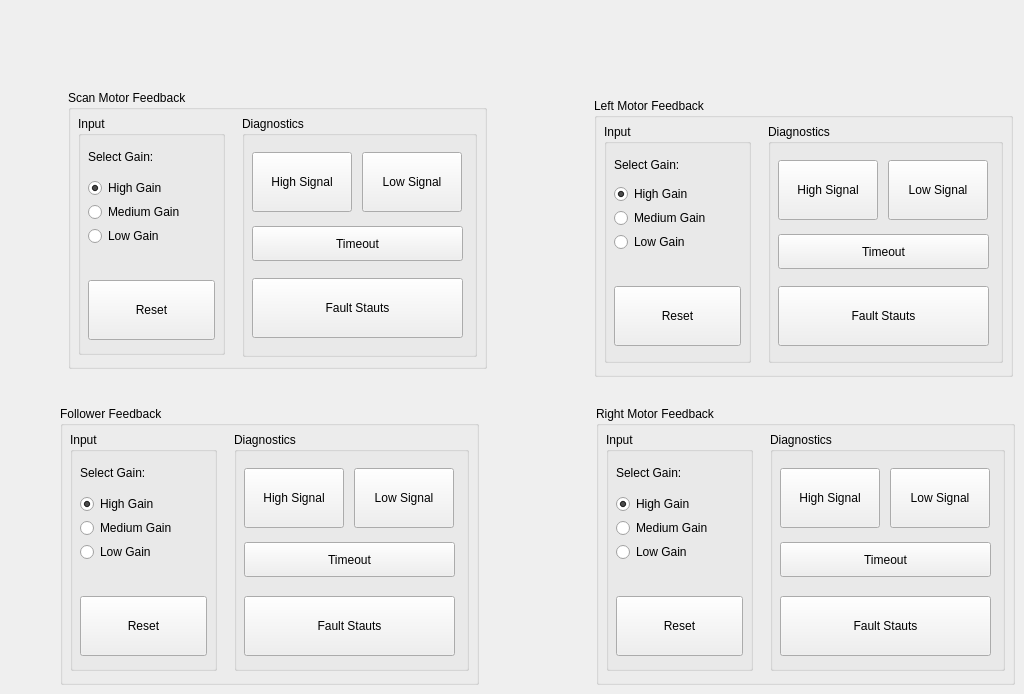
      <widget class="QWidget" name="tab_5">
       <attribute name="title">
        <string>Resolver Feedback</string>
       </attribute>
       <widget class="QGroupBox" name="groupBox_23">
        <property name="geometry">
         <rect>
          <x>68</x>
          <y>90</y>
          <width>419</width>
          <height>279</height>
         </rect>
        </property>
        <property name="title">
         <string>Scan Motor Feedback</string>
        </property>
        <widget class="QGroupBox" name="groupBox_24">
         <property name="geometry">
          <rect>
           <x>174</x>
           <y>26</y>
           <width>235</width>
           <height>241</height>
          </rect>
         </property>
         <property name="title">
          <string>Diagnostics</string>
         </property>
         <widget class="QPushButton" name="vega_scan_fault_stauts">
          <property name="geometry">
           <rect>
            <x>10</x>
            <y>162</y>
            <width>211</width>
            <height>60</height>
           </rect>
          </property>
          <property name="text">
           <string>Fault Stauts</string>
          </property>
          <property name="checkable">
           <bool>true</bool>
          </property>
         </widget>
         <widget class="QPushButton" name="vega_scan_low_signal">
          <property name="geometry">
           <rect>
            <x>120</x>
            <y>36</y>
            <width>100</width>
            <height>60</height>
           </rect>
          </property>
          <property name="text">
           <string>Low Signal</string>
          </property>
         </widget>
         <widget class="QPushButton" name="vega_scan_high_signal">
          <property name="geometry">
           <rect>
            <x>10</x>
            <y>36</y>
            <width>100</width>
            <height>60</height>
           </rect>
          </property>
          <property name="text">
           <string>High Signal</string>
          </property>
         </widget>
         <widget class="QPushButton" name="vega_scan_timeout_signal">
          <property name="geometry">
           <rect>
            <x>10</x>
            <y>110</y>
            <width>211</width>
            <height>35</height>
           </rect>
          </property>
          <property name="text">
           <string>Timeout</string>
          </property>
         </widget>
        </widget>
        <widget class="QGroupBox" name="groupBox_25">
         <property name="geometry">
          <rect>
           <x>10</x>
           <y>26</y>
           <width>147</width>
           <height>239</height>
          </rect>
         </property>
         <property name="title">
          <string>Input</string>
         </property>
         <widget class="QWidget" name="layoutWidget">
          <property name="geometry">
           <rect>
            <x>10</x>
            <y>58</y>
            <width>125</width>
            <height>77</height>
           </rect>
          </property>
          <layout class="QVBoxLayout" name="verticalLayout_3">
           <property name="spacing">
            <number>0</number>
           </property>
           <item>
            <widget class="QRadioButton" name="vega_scan_high_gain">
             <property name="text">
              <string>High Gain</string>
             </property>
             <property name="checked">
              <bool>true</bool>
             </property>
            </widget>
           </item>
           <item>
            <widget class="QRadioButton" name="vega_scan_medium_gain">
             <property name="text">
              <string>Medium Gain</string>
             </property>
            </widget>
           </item>
           <item>
            <widget class="QRadioButton" name="vega_scan_low_gain">
             <property name="text">
              <string>Low Gain</string>
             </property>
            </widget>
           </item>
          </layout>
         </widget>
         <widget class="QPushButton" name="vega_scan_reset">
          <property name="geometry">
           <rect>
            <x>10</x>
            <y>164</y>
            <width>127</width>
            <height>60</height>
           </rect>
          </property>
          <property name="text">
           <string>Reset</string>
          </property>
         </widget>
         <widget class="QLabel" name="label_26">
          <property name="geometry">
           <rect>
            <x>10</x>
            <y>30</y>
            <width>89</width>
            <height>21</height>
           </rect>
          </property>
          <property name="text">
           <string>Select Gain:</string>
          </property>
         </widget>
        </widget>
       </widget>
       <widget class="QGroupBox" name="groupBox_26">
        <property name="geometry">
         <rect>
          <x>594</x>
          <y>98</y>
          <width>419</width>
          <height>279</height>
         </rect>
        </property>
        <property name="title">
         <string>Left Motor Feedback</string>
        </property>
        <widget class="QGroupBox" name="groupBox_27">
         <property name="geometry">
          <rect>
           <x>174</x>
           <y>26</y>
           <width>235</width>
           <height>239</height>
          </rect>
         </property>
         <property name="title">
          <string>Diagnostics</string>
         </property>
         <widget class="QPushButton" name="vega_left_fault_stauts">
          <property name="geometry">
           <rect>
            <x>10</x>
            <y>162</y>
            <width>211</width>
            <height>60</height>
           </rect>
          </property>
          <property name="text">
           <string>Fault Stauts</string>
          </property>
          <property name="checkable">
           <bool>true</bool>
          </property>
         </widget>
         <widget class="QPushButton" name="vega_left_low_signal">
          <property name="geometry">
           <rect>
            <x>120</x>
            <y>36</y>
            <width>100</width>
            <height>60</height>
           </rect>
          </property>
          <property name="text">
           <string>Low Signal</string>
          </property>
         </widget>
         <widget class="QPushButton" name="vega_left_high_signal">
          <property name="geometry">
           <rect>
            <x>10</x>
            <y>36</y>
            <width>100</width>
            <height>60</height>
           </rect>
          </property>
          <property name="text">
           <string>High Signal</string>
          </property>
         </widget>
         <widget class="QPushButton" name="vega_left_timeout_signal">
          <property name="geometry">
           <rect>
            <x>10</x>
            <y>110</y>
            <width>211</width>
            <height>35</height>
           </rect>
          </property>
          <property name="text">
           <string>Timeout</string>
          </property>
         </widget>
        </widget>
        <widget class="QGroupBox" name="groupBox_28">
         <property name="geometry">
          <rect>
           <x>10</x>
           <y>26</y>
           <width>147</width>
           <height>239</height>
          </rect>
         </property>
         <property name="title">
          <string>Input</string>
         </property>
         <widget class="QWidget" name="layoutWidget_2">
          <property name="geometry">
           <rect>
            <x>10</x>
            <y>56</y>
            <width>125</width>
            <height>77</height>
           </rect>
          </property>
          <layout class="QVBoxLayout" name="verticalLayout_4">
           <property name="spacing">
            <number>0</number>
           </property>
           <item>
            <widget class="QRadioButton" name="vega_left_high_gain">
             <property name="text">
              <string>High Gain</string>
             </property>
             <property name="checked">
              <bool>true</bool>
             </property>
            </widget>
           </item>
           <item>
            <widget class="QRadioButton" name="vega_left_medium_gain">
             <property name="text">
              <string>Medium Gain</string>
             </property>
            </widget>
           </item>
           <item>
            <widget class="QRadioButton" name="vega_left_low_gain">
             <property name="text">
              <string>Low Gain</string>
             </property>
            </widget>
           </item>
          </layout>
         </widget>
         <widget class="QPushButton" name="vega_left_reset">
          <property name="geometry">
           <rect>
            <x>10</x>
            <y>162</y>
            <width>127</width>
            <height>60</height>
           </rect>
          </property>
          <property name="text">
           <string>Reset</string>
          </property>
         </widget>
         <widget class="QLabel" name="label_98">
          <property name="geometry">
           <rect>
            <x>10</x>
            <y>30</y>
            <width>89</width>
            <height>21</height>
           </rect>
          </property>
          <property name="text">
           <string>Select Gain:</string>
          </property>
         </widget>
        </widget>
       </widget>
       <widget class="QGroupBox" name="groupBox_29">
        <property name="geometry">
         <rect>
          <x>596</x>
          <y>406</y>
          <width>419</width>
          <height>279</height>
         </rect>
        </property>
        <property name="title">
         <string>Right Motor Feedback</string>
        </property>
        <widget class="QGroupBox" name="groupBox_30">
         <property name="geometry">
          <rect>
           <x>174</x>
           <y>26</y>
           <width>235</width>
           <height>239</height>
          </rect>
         </property>
         <property name="title">
          <string>Diagnostics</string>
         </property>
         <widget class="QPushButton" name="vega_right_fault_stauts">
          <property name="geometry">
           <rect>
            <x>10</x>
            <y>164</y>
            <width>211</width>
            <height>60</height>
           </rect>
          </property>
          <property name="text">
           <string>Fault Stauts</string>
          </property>
          <property name="checkable">
           <bool>true</bool>
          </property>
         </widget>
         <widget class="QPushButton" name="vega_right_low_signal">
          <property name="geometry">
           <rect>
            <x>120</x>
            <y>36</y>
            <width>100</width>
            <height>60</height>
           </rect>
          </property>
          <property name="text">
           <string>Low Signal</string>
          </property>
         </widget>
         <widget class="QPushButton" name="vega_right_high_signal">
          <property name="geometry">
           <rect>
            <x>10</x>
            <y>36</y>
            <width>100</width>
            <height>60</height>
           </rect>
          </property>
          <property name="text">
           <string>High Signal</string>
          </property>
         </widget>
         <widget class="QPushButton" name="vega_right_timeout_signal">
          <property name="geometry">
           <rect>
            <x>10</x>
            <y>110</y>
            <width>211</width>
            <height>35</height>
           </rect>
          </property>
          <property name="text">
           <string>Timeout</string>
          </property>
         </widget>
        </widget>
        <widget class="QGroupBox" name="groupBox_31">
         <property name="geometry">
          <rect>
           <x>10</x>
           <y>26</y>
           <width>147</width>
           <height>239</height>
          </rect>
         </property>
         <property name="title">
          <string>Input</string>
         </property>
         <widget class="QWidget" name="layoutWidget_4">
          <property name="geometry">
           <rect>
            <x>10</x>
            <y>58</y>
            <width>125</width>
            <height>77</height>
           </rect>
          </property>
          <layout class="QVBoxLayout" name="verticalLayout_5">
           <property name="spacing">
            <number>0</number>
           </property>
           <item>
            <widget class="QRadioButton" name="vega_right_high_gain">
             <property name="text">
              <string>High Gain</string>
             </property>
             <property name="checked">
              <bool>true</bool>
             </property>
            </widget>
           </item>
           <item>
            <widget class="QRadioButton" name="vega_right_medium_gain">
             <property name="text">
              <string>Medium Gain</string>
             </property>
            </widget>
           </item>
           <item>
            <widget class="QRadioButton" name="vega_right_low_gain">
             <property name="text">
              <string>Low Gain</string>
             </property>
            </widget>
           </item>
          </layout>
         </widget>
         <widget class="QPushButton" name="vega_right_reset">
          <property name="geometry">
           <rect>
            <x>10</x>
            <y>164</y>
            <width>127</width>
            <height>60</height>
           </rect>
          </property>
          <property name="text">
           <string>Reset</string>
          </property>
         </widget>
         <widget class="QLabel" name="label_107">
          <property name="geometry">
           <rect>
            <x>10</x>
            <y>30</y>
            <width>89</width>
            <height>21</height>
           </rect>
          </property>
          <property name="text">
           <string>Select Gain:</string>
          </property>
         </widget>
        </widget>
       </widget>
       <widget class="QGroupBox" name="groupBox_32">
        <property name="geometry">
         <rect>
          <x>60</x>
          <y>406</y>
          <width>419</width>
          <height>279</height>
         </rect>
        </property>
        <property name="title">
         <string>Follower Feedback</string>
        </property>
        <widget class="QGroupBox" name="groupBox_33">
         <property name="geometry">
          <rect>
           <x>174</x>
           <y>26</y>
           <width>235</width>
           <height>239</height>
          </rect>
         </property>
         <property name="title">
          <string>Diagnostics</string>
         </property>
         <widget class="QPushButton" name="vega_follower_fault_stauts">
          <property name="geometry">
           <rect>
            <x>10</x>
            <y>164</y>
            <width>211</width>
            <height>60</height>
           </rect>
          </property>
          <property name="text">
           <string>Fault Stauts</string>
          </property>
          <property name="checkable">
           <bool>true</bool>
          </property>
         </widget>
         <widget class="QPushButton" name="vega_follower_low_signal">
          <property name="geometry">
           <rect>
            <x>120</x>
            <y>36</y>
            <width>100</width>
            <height>60</height>
           </rect>
          </property>
          <property name="text">
           <string>Low Signal</string>
          </property>
         </widget>
         <widget class="QPushButton" name="vega_follower_high_signal">
          <property name="geometry">
           <rect>
            <x>10</x>
            <y>36</y>
            <width>100</width>
            <height>60</height>
           </rect>
          </property>
          <property name="text">
           <string>High Signal</string>
          </property>
         </widget>
         <widget class="QPushButton" name="vega_follower_timeout_signal">
          <property name="geometry">
           <rect>
            <x>10</x>
            <y>110</y>
            <width>211</width>
            <height>35</height>
           </rect>
          </property>
          <property name="text">
           <string>Timeout</string>
          </property>
         </widget>
        </widget>
        <widget class="QGroupBox" name="groupBox_34">
         <property name="geometry">
          <rect>
           <x>10</x>
           <y>26</y>
           <width>147</width>
           <height>239</height>
          </rect>
         </property>
         <property name="title">
          <string>Input</string>
         </property>
         <widget class="QWidget" name="layoutWidget_5">
          <property name="geometry">
           <rect>
            <x>10</x>
            <y>58</y>
            <width>125</width>
            <height>77</height>
           </rect>
          </property>
          <layout class="QVBoxLayout" name="verticalLayout_7">
           <property name="spacing">
            <number>0</number>
           </property>
           <item>
            <widget class="QRadioButton" name="vega_follower_high_gain">
             <property name="text">
              <string>High Gain</string>
             </property>
             <property name="checked">
              <bool>true</bool>
             </property>
            </widget>
           </item>
           <item>
            <widget class="QRadioButton" name="vega_follower_medium_gain">
             <property name="text">
              <string>Medium Gain</string>
             </property>
            </widget>
           </item>
           <item>
            <widget class="QRadioButton" name="vega_follower_low_gain">
             <property name="text">
              <string>Low Gain</string>
             </property>
            </widget>
           </item>
          </layout>
         </widget>
         <widget class="QPushButton" name="vega_follower_reset">
          <property name="geometry">
           <rect>
            <x>10</x>
            <y>164</y>
            <width>127</width>
            <height>60</height>
           </rect>
          </property>
          <property name="text">
           <string>Reset</string>
          </property>
         </widget>
         <widget class="QLabel" name="label_106">
          <property name="geometry">
           <rect>
            <x>10</x>
            <y>30</y>
            <width>89</width>
            <height>21</height>
           </rect>
          </property>
          <property name="text">
           <string>Select Gain:</string>
          </property>
         </widget>
        </widget>
       </widget>
      </widget>
